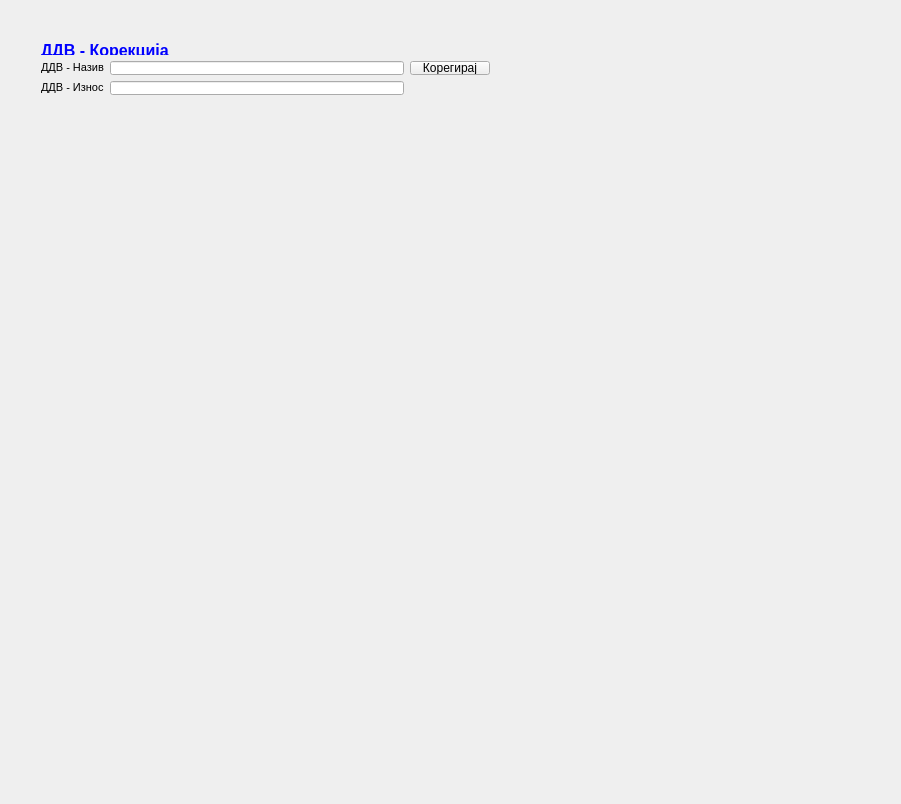
<?xml version="1.0" encoding="UTF-8"?>
<ui version="4.0">
 <class>QDdvKorekcijaClass</class>
 <widget class="QWidget" name="QDdvKorekcijaClass">
  <property name="geometry">
   <rect>
    <x>0</x>
    <y>0</y>
    <width>901</width>
    <height>804</height>
   </rect>
  </property>
  <property name="windowTitle">
   <string>QDdvKorekcija</string>
  </property>
  <widget class="QWidget" name="">
   <property name="geometry">
    <rect>
     <x>30</x>
     <y>30</y>
     <width>471</width>
     <height>76</height>
    </rect>
   </property>
   <layout class="QGridLayout" name="gridLayout">
    <item row="0" column="0" colspan="2">
     <widget class="QLabel" name="label_16">
      <property name="text">
       <string>&lt;!DOCTYPE HTML PUBLIC &quot;-//W3C//DTD HTML 4.0//EN&quot; &quot;http://www.w3.org/TR/REC-html40/strict.dtd&quot;&gt;
&lt;html&gt;&lt;head&gt;&lt;meta name=&quot;qrichtext&quot; content=&quot;1&quot; /&gt;&lt;style type=&quot;text/css&quot;&gt;
p, li { white-space: pre-wrap; }
&lt;/style&gt;&lt;/head&gt;&lt;body style=&quot; font-family:'MS Shell Dlg 2'; font-size:8.25pt; font-weight:400; font-style:normal;&quot;&gt;
&lt;p style=&quot; margin-top:0px; margin-bottom:0px; margin-left:0px; margin-right:0px; -qt-block-indent:0; text-indent:0px;&quot;&gt;&lt;span style=&quot; font-size:12pt; font-weight:600; color:#0000ff;&quot;&gt;ДДВ - Корекција &lt;/span&gt;&lt;/p&gt;&lt;/body&gt;&lt;/html&gt;</string>
      </property>
     </widget>
    </item>
    <item row="1" column="0">
     <widget class="QLabel" name="label_2">
      <property name="text">
       <string>&lt;!DOCTYPE HTML PUBLIC &quot;-//W3C//DTD HTML 4.0//EN&quot; &quot;http://www.w3.org/TR/REC-html40/strict.dtd&quot;&gt;
&lt;html&gt;&lt;head&gt;&lt;meta name=&quot;qrichtext&quot; content=&quot;1&quot; /&gt;&lt;style type=&quot;text/css&quot;&gt;
p, li { white-space: pre-wrap; }
&lt;/style&gt;&lt;/head&gt;&lt;body style=&quot; font-family:'MS Shell Dlg 2'; font-size:8.25pt; font-weight:400; font-style:normal;&quot;&gt;
&lt;p style=&quot; margin-top:0px; margin-bottom:0px; margin-left:0px; margin-right:0px; -qt-block-indent:0; text-indent:0px;&quot;&gt;&lt;span style=&quot; font-size:8pt;&quot;&gt;ДДВ - Назив&lt;/span&gt;&lt;/p&gt;&lt;/body&gt;&lt;/html&gt;</string>
      </property>
     </widget>
    </item>
    <item row="1" column="1">
     <widget class="QLineEdit" name="lineEdit"/>
    </item>
    <item row="1" column="2">
     <widget class="QPushButton" name="pushButton">
      <property name="text">
       <string>Корегирај</string>
      </property>
     </widget>
    </item>
    <item row="2" column="0">
     <widget class="QLabel" name="label_3">
      <property name="text">
       <string>&lt;!DOCTYPE HTML PUBLIC &quot;-//W3C//DTD HTML 4.0//EN&quot; &quot;http://www.w3.org/TR/REC-html40/strict.dtd&quot;&gt;
&lt;html&gt;&lt;head&gt;&lt;meta name=&quot;qrichtext&quot; content=&quot;1&quot; /&gt;&lt;style type=&quot;text/css&quot;&gt;
p, li { white-space: pre-wrap; }
&lt;/style&gt;&lt;/head&gt;&lt;body style=&quot; font-family:'MS Shell Dlg 2'; font-size:8.25pt; font-weight:400; font-style:normal;&quot;&gt;
&lt;p style=&quot; margin-top:0px; margin-bottom:0px; margin-left:0px; margin-right:0px; -qt-block-indent:0; text-indent:0px;&quot;&gt;&lt;span style=&quot; font-size:8pt;&quot;&gt;ДДВ - Износ&lt;/span&gt;&lt;/p&gt;&lt;/body&gt;&lt;/html&gt;</string>
      </property>
     </widget>
    </item>
    <item row="2" column="1">
     <widget class="QLineEdit" name="lineEdit_2"/>
    </item>
   </layout>
  </widget>
 </widget>
 <layoutdefault spacing="6" margin="11"/>
 <tabstops>
  <tabstop>lineEdit</tabstop>
  <tabstop>lineEdit_2</tabstop>
  <tabstop>pushButton</tabstop>
 </tabstops>
 <resources>
  <include location="sterna.qrc"/>
 </resources>
 <connections/>
</ui>
